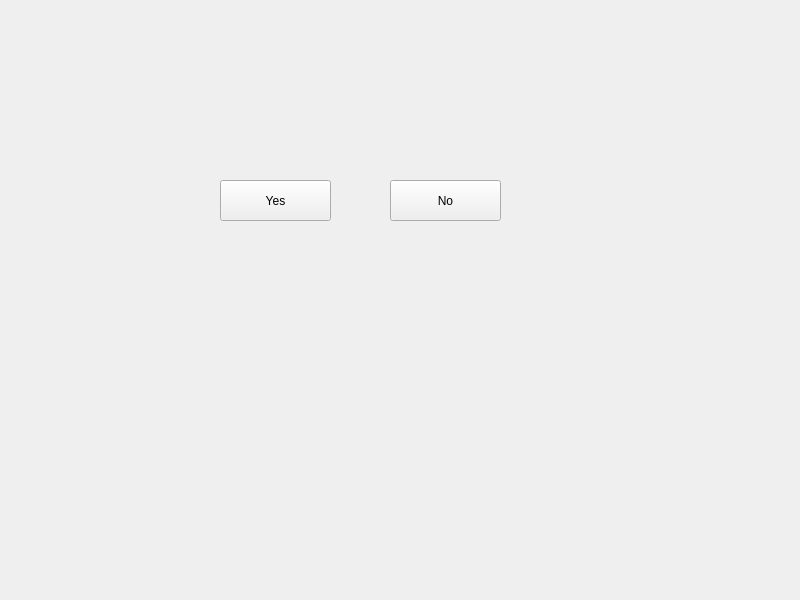
<?xml version="1.0" encoding="UTF-8"?>
<ui version="4.0">
 <class>Widget</class>
 <widget class="QWidget" name="Widget">
  <property name="geometry">
   <rect>
    <x>0</x>
    <y>0</y>
    <width>800</width>
    <height>600</height>
   </rect>
  </property>
  <property name="windowTitle">
   <string>Widget</string>
  </property>
  <widget class="QPushButton" name="pushButton_Yes">
   <property name="geometry">
    <rect>
     <x>220</x>
     <y>180</y>
     <width>111</width>
     <height>41</height>
    </rect>
   </property>
   <property name="text">
    <string>Yes</string>
   </property>
  </widget>
  <widget class="QPushButton" name="pushButton_No">
   <property name="geometry">
    <rect>
     <x>390</x>
     <y>180</y>
     <width>111</width>
     <height>41</height>
    </rect>
   </property>
   <property name="text">
    <string>No</string>
   </property>
  </widget>
 </widget>
 <resources/>
 <connections/>
</ui>
